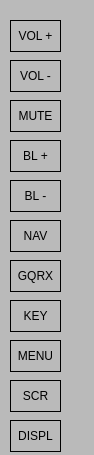
<?xml version="1.0" encoding="UTF-8"?>
<ui version="4.0">
 <author>Tom Mladenov</author>
 <class>main</class>
 <widget class="QMainWindow" name="main">
  <property name="geometry">
   <rect>
    <x>0</x>
    <y>0</y>
    <width>94</width>
    <height>455</height>
   </rect>
  </property>
  <property name="cursor">
   <cursorShape>CrossCursor</cursorShape>
  </property>
  <property name="focusPolicy">
   <enum>Qt::ClickFocus</enum>
  </property>
  <property name="windowTitle">
   <string>MainWindow</string>
  </property>
  <property name="styleSheet">
   <string notr="true">background-color: rgb(186, 186, 186);</string>
  </property>
  <widget class="QWidget" name="centralwidget">
   <widget class="QLabel" name="time_label">
    <property name="geometry">
     <rect>
      <x>169</x>
      <y>235</y>
      <width>121</width>
      <height>16</height>
     </rect>
    </property>
    <property name="styleSheet">
     <string notr="true">color: rgb(255, 255, 255);</string>
    </property>
    <property name="text">
     <string>--</string>
    </property>
    <property name="alignment">
     <set>Qt::AlignCenter</set>
    </property>
   </widget>
   <widget class="QPushButton" name="audio_voldown_button">
    <property name="geometry">
     <rect>
      <x>10</x>
      <y>60</y>
      <width>51</width>
      <height>32</height>
     </rect>
    </property>
    <property name="font">
     <font>
      <pointsize>9</pointsize>
      <stylestrategy>PreferDefault</stylestrategy>
     </font>
    </property>
    <property name="cursor">
     <cursorShape>PointingHandCursor</cursorShape>
    </property>
    <property name="styleSheet">
     <string notr="true">border: 1px solid black; 
border-radius: 25px;
background-color: rgb(186, 186, 186);
font: 9pt &quot;Noto Sans&quot;;</string>
    </property>
    <property name="text">
     <string>VOL -</string>
    </property>
   </widget>
   <widget class="QPushButton" name="audio_volup_button">
    <property name="geometry">
     <rect>
      <x>10</x>
      <y>20</y>
      <width>51</width>
      <height>32</height>
     </rect>
    </property>
    <property name="font">
     <font>
      <pointsize>9</pointsize>
      <stylestrategy>PreferDefault</stylestrategy>
     </font>
    </property>
    <property name="cursor">
     <cursorShape>PointingHandCursor</cursorShape>
    </property>
    <property name="styleSheet">
     <string notr="true">border: 1px solid black; 
border-radius: 25px;
background-color: rgb(186, 186, 186);
font: 9pt &quot;Noto Sans&quot;;
</string>
    </property>
    <property name="text">
     <string>VOL +</string>
    </property>
   </widget>
   <widget class="QLabel" name="lon_label">
    <property name="geometry">
     <rect>
      <x>169</x>
      <y>281</y>
      <width>121</width>
      <height>20</height>
     </rect>
    </property>
    <property name="styleSheet">
     <string notr="true">color: rgb(255, 255, 255);</string>
    </property>
    <property name="text">
     <string>--</string>
    </property>
    <property name="alignment">
     <set>Qt::AlignCenter</set>
    </property>
   </widget>
   <widget class="QLabel" name="lat_label">
    <property name="geometry">
     <rect>
      <x>169</x>
      <y>301</y>
      <width>121</width>
      <height>20</height>
     </rect>
    </property>
    <property name="styleSheet">
     <string notr="true">color: rgb(255, 255, 255);</string>
    </property>
    <property name="text">
     <string>--</string>
    </property>
    <property name="alignment">
     <set>Qt::AlignCenter</set>
    </property>
   </widget>
   <widget class="QPushButton" name="display_brightdown_button">
    <property name="geometry">
     <rect>
      <x>10</x>
      <y>180</y>
      <width>51</width>
      <height>32</height>
     </rect>
    </property>
    <property name="font">
     <font>
      <pointsize>9</pointsize>
      <stylestrategy>PreferDefault</stylestrategy>
     </font>
    </property>
    <property name="cursor">
     <cursorShape>PointingHandCursor</cursorShape>
    </property>
    <property name="styleSheet">
     <string notr="true">border: 1px solid black; 
border-radius: 25px;
background-color: rgb(186, 186, 186);
font: 9pt &quot;Noto Sans&quot;;</string>
    </property>
    <property name="text">
     <string>BL -</string>
    </property>
   </widget>
   <widget class="QPushButton" name="display_brightup_button">
    <property name="geometry">
     <rect>
      <x>10</x>
      <y>140</y>
      <width>51</width>
      <height>32</height>
     </rect>
    </property>
    <property name="font">
     <font>
      <pointsize>9</pointsize>
      <stylestrategy>PreferDefault</stylestrategy>
     </font>
    </property>
    <property name="cursor">
     <cursorShape>PointingHandCursor</cursorShape>
    </property>
    <property name="styleSheet">
     <string notr="true">border: 1px solid black; 
border-radius: 25px;
background-color: rgb(186, 186, 186);
font: 9pt &quot;Noto Sans&quot;;</string>
    </property>
    <property name="text">
     <string>BL +</string>
    </property>
   </widget>
   <widget class="QPushButton" name="audio_button">
    <property name="geometry">
     <rect>
      <x>270</x>
      <y>90</y>
      <width>51</width>
      <height>31</height>
     </rect>
    </property>
    <property name="styleSheet">
     <string notr="true">border: 1px solid black; 
border-radius: 25px;
background-color: rgb(186, 189, 182);
</string>
    </property>
    <property name="text">
     <string>AUDIO</string>
    </property>
   </widget>
   <widget class="QPushButton" name="imu_button">
    <property name="geometry">
     <rect>
      <x>270</x>
      <y>130</y>
      <width>51</width>
      <height>31</height>
     </rect>
    </property>
    <property name="styleSheet">
     <string notr="true">border: 1px solid black; 
border-radius: 25px;
background-color: rgb(186, 189, 182);</string>
    </property>
    <property name="text">
     <string>IMU</string>
    </property>
   </widget>
   <widget class="QPushButton" name="net_usb_button">
    <property name="geometry">
     <rect>
      <x>270</x>
      <y>170</y>
      <width>51</width>
      <height>31</height>
     </rect>
    </property>
    <property name="styleSheet">
     <string notr="true">border: 1px solid black; 
border-radius: 25px;
background-color: rgb(186, 189, 182);
</string>
    </property>
    <property name="text">
     <string>NET/USB</string>
    </property>
   </widget>
   <widget class="QPushButton" name="gps_button">
    <property name="geometry">
     <rect>
      <x>270</x>
      <y>50</y>
      <width>51</width>
      <height>31</height>
     </rect>
    </property>
    <property name="styleSheet">
     <string notr="true">border: 1px solid black; 
border-radius: 25px;
background-color: rgb(186, 189, 182);
</string>
    </property>
    <property name="text">
     <string>GPS</string>
    </property>
   </widget>
   <widget class="QPushButton" name="nav_start_button">
    <property name="geometry">
     <rect>
      <x>10</x>
      <y>220</y>
      <width>51</width>
      <height>32</height>
     </rect>
    </property>
    <property name="font">
     <font>
      <pointsize>9</pointsize>
      <stylestrategy>PreferDefault</stylestrategy>
     </font>
    </property>
    <property name="cursor">
     <cursorShape>PointingHandCursor</cursorShape>
    </property>
    <property name="styleSheet">
     <string notr="true">border: 1px solid black; 
border-radius: 25px;
background-color: rgb(186, 186, 186);
font: 9pt &quot;Noto Sans&quot;;</string>
    </property>
    <property name="text">
     <string>NAV</string>
    </property>
   </widget>
   <widget class="QPushButton" name="menu_button">
    <property name="geometry">
     <rect>
      <x>10</x>
      <y>340</y>
      <width>51</width>
      <height>32</height>
     </rect>
    </property>
    <property name="font">
     <font>
      <pointsize>9</pointsize>
      <stylestrategy>PreferDefault</stylestrategy>
     </font>
    </property>
    <property name="cursor">
     <cursorShape>PointingHandCursor</cursorShape>
    </property>
    <property name="focusPolicy">
     <enum>Qt::StrongFocus</enum>
    </property>
    <property name="styleSheet">
     <string notr="true">border: 1px solid black; 
border-radius: 25px;
background-color: rgb(186, 186, 186);
font: 9pt &quot;Noto Sans&quot;;</string>
    </property>
    <property name="text">
     <string>MENU</string>
    </property>
   </widget>
   <widget class="QPushButton" name="gqrx_start_button">
    <property name="geometry">
     <rect>
      <x>10</x>
      <y>260</y>
      <width>51</width>
      <height>32</height>
     </rect>
    </property>
    <property name="font">
     <font>
      <pointsize>9</pointsize>
      <stylestrategy>PreferDefault</stylestrategy>
     </font>
    </property>
    <property name="cursor">
     <cursorShape>PointingHandCursor</cursorShape>
    </property>
    <property name="styleSheet">
     <string notr="true">border: 1px solid black; 
border-radius: 25px;
background-color: rgb(186, 186, 186);
font: 9pt &quot;Noto Sans&quot;;</string>
    </property>
    <property name="text">
     <string>GQRX</string>
    </property>
   </widget>
   <widget class="QPushButton" name="key_start_button">
    <property name="geometry">
     <rect>
      <x>10</x>
      <y>300</y>
      <width>51</width>
      <height>32</height>
     </rect>
    </property>
    <property name="font">
     <font>
      <pointsize>9</pointsize>
      <stylestrategy>PreferDefault</stylestrategy>
     </font>
    </property>
    <property name="cursor">
     <cursorShape>PointingHandCursor</cursorShape>
    </property>
    <property name="focusPolicy">
     <enum>Qt::StrongFocus</enum>
    </property>
    <property name="styleSheet">
     <string notr="true">border: 1px solid black; 
border-radius: 25px;
background-color: rgb(186, 186, 186);
font: 9pt &quot;Noto Sans&quot;;</string>
    </property>
    <property name="text">
     <string>KEY</string>
    </property>
   </widget>
   <widget class="QPushButton" name="display_screenshot_button">
    <property name="geometry">
     <rect>
      <x>10</x>
      <y>380</y>
      <width>51</width>
      <height>32</height>
     </rect>
    </property>
    <property name="font">
     <font>
      <pointsize>9</pointsize>
      <stylestrategy>PreferDefault</stylestrategy>
     </font>
    </property>
    <property name="cursor">
     <cursorShape>PointingHandCursor</cursorShape>
    </property>
    <property name="styleSheet">
     <string notr="true">border: 1px solid black; 
border-radius: 25px;
background-color: rgb(186, 186, 186);
font: 9pt &quot;Noto Sans&quot;;</string>
    </property>
    <property name="text">
     <string>SCR</string>
    </property>
   </widget>
   <widget class="QPushButton" name="audio_mute_button">
    <property name="geometry">
     <rect>
      <x>10</x>
      <y>100</y>
      <width>51</width>
      <height>32</height>
     </rect>
    </property>
    <property name="font">
     <font>
      <pointsize>9</pointsize>
      <stylestrategy>PreferDefault</stylestrategy>
     </font>
    </property>
    <property name="cursor">
     <cursorShape>PointingHandCursor</cursorShape>
    </property>
    <property name="focusPolicy">
     <enum>Qt::StrongFocus</enum>
    </property>
    <property name="styleSheet">
     <string notr="true">border: 1px solid black; 
border-radius: 25px;
background-color: rgb(186, 186, 186);
font: 9pt &quot;Noto Sans&quot;;</string>
    </property>
    <property name="text">
     <string>MUTE</string>
    </property>
   </widget>
   <widget class="QPushButton" name="display_toggle_button">
    <property name="geometry">
     <rect>
      <x>10</x>
      <y>420</y>
      <width>51</width>
      <height>32</height>
     </rect>
    </property>
    <property name="font">
     <font>
      <pointsize>9</pointsize>
      <stylestrategy>PreferDefault</stylestrategy>
     </font>
    </property>
    <property name="cursor">
     <cursorShape>PointingHandCursor</cursorShape>
    </property>
    <property name="styleSheet">
     <string notr="true">border: 1px solid black; 
border-radius: 25px;
background-color: rgb(186, 186, 186);
font: 9pt &quot;Noto Sans&quot;;</string>
    </property>
    <property name="text">
     <string>DISPL</string>
    </property>
   </widget>
  </widget>
 </widget>
 <resources/>
 <connections/>
</ui>
